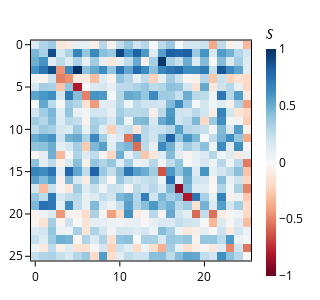

Here is the notebook cell this chart was saved with:
### Code cell
# OV circuit for head 11.10
layer = 20
head = 9

pu.plot_attn(h.normalise_tensor(ov_circuit[layer, head, : , :]), ALPHABET_LIST, image_dir / "symbolic_ov_circuit.png")

### Figure 1 — Plotly figure (JSON) as saved in the notebook; plotly's stock layout.template omitted (floating-point values rounded to 4 significant figures; data arrays with more than 128 entries replaced by an {"elided": "..."} marker saying what was removed)
{"data": [{"coloraxis": "coloraxis", "hovertemplate": "Head: %{x}<br>Layer: %{y}<br>color: %{z}<extra></extra>", "name": "0", "type": "heatmap", "xaxis": "x", "yaxis": "y", "z": {"elided": "26x26 float values"}}], "layout": {"coloraxis": {"cmid": 0, "colorbar": {"len": 1, "lenmode": "fraction", "thickness": 10, "thicknessmode": "pixels", "title": {"text": "𝑆"}}, "colorscale": [[0, "rgb(103,0,31)"], [0.1, "rgb(178,24,43)"], [0.2, "rgb(214,96,77)"], [0.3, "rgb(244,165,130)"], [0.4, "rgb(253,219,199)"], [0.5, "rgb(247,247,247)"], [0.6, "rgb(209,229,240)"], [0.7, "rgb(146,197,222)"], [0.8, "rgb(67,147,195)"], [0.9, "rgb(33,102,172)"], [1, "rgb(5,48,97)"]]}, "font": {"color": "black", "size": 12}, "height": 300, "margin": {"b": 10, "l": 10, "r": 10, "t": 10}, "title": {"font": {"size": 14}}, "width": 300, "xaxis": {"anchor": "y", "constrain": "domain", "domain": [0, 1], "linecolor": "black", "linewidth": 1, "mirror": true, "scaleanchor": "y", "showline": true, "tickcolor": "black", "ticks": "outside", "tickwidth": 1, "title": {}}, "yaxis": {"anchor": "x", "autorange": "reversed", "constrain": "domain", "domain": [0, 1], "linecolor": "black", "linewidth": 1, "mirror": true, "showline": true, "tickcolor": "black", "ticks": "outside", "tickwidth": 1, "title": {}}}}
